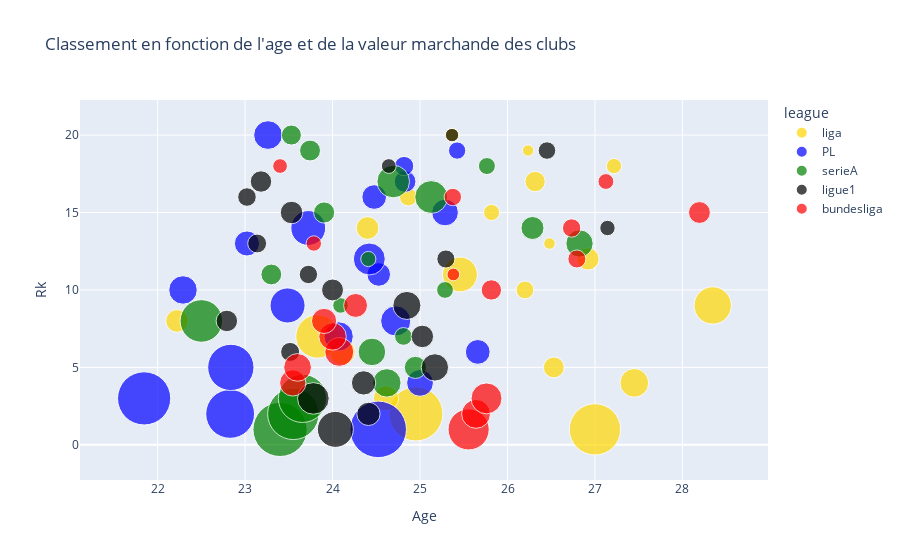

This figure's notebook cell:
### Code cell
import numpy as np
import pandas as pd
import plotly.express as px 

pd.options.plotting.backend = "plotly"

leagues = pd.read_csv("data/concat_leagues/leagues.csv")


#px.scatter(leagues[leagues["Years"] == "2004-05"], x='Age', y='Rk', 
#           color="league", hover_name="Squad")

league_colors = {'liga':'gold', 'PL':'blue', 'serieA':'green', 'ligue1':'black', 'bundesliga':'red'}

px.scatter(leagues[leagues["Years"] == "2004-05"], x='Age', y='Rk', 
           color="league", hover_name="Squad", color_discrete_map=league_colors, title="Classement en fonction de l'age et de la valeur marchande des clubs ",
           size = 'Market Value', size_max=40)

### Figure 1 — Plotly figure (JSON) as saved in the notebook; plotly's stock layout.template omitted (floating-point values rounded to 4 significant figures)
{"data": [{"hovertemplate": "<b>%{hovertext}</b><br><br>league=liga<br>Age=%{x}<br>Rk=%{y}<br>Market Value=%{marker.size}<extra></extra>", "hovertext": ["FC Barcelona", "Real Madrid", "Villarreal CF", "Real Betis Balompié", "RCD Espanyol Barcelona", "Sevilla FC", "Valencia CF", "Athletic Bilbao", "Deportivo de La Coruña", "Málaga CF", "Atlético de Madrid", "Real Zaragoza", "Getafe CF", "Real Sociedad", "CA Osasuna", "Racing Santander", "RCD Mallorca", "Levante UD", "CD Numancia", "Albacete Balompié"], "legendgroup": "liga", "marker": {"color": "gold", "size": [273.0, 303.7, 66.25, 85.15, 45.15, 70.55, 195.9, 53.05, 144.4, 32.85, 125.7, 51.13, 13.85, 53.55, 26.65, 32.9, 42.65, 24.25, 13.4, 20.25], "sizemode": "area", "sizeref": 0.2072, "symbol": "circle"}, "mode": "markers", "name": "liga", "orientation": "v", "showlegend": true, "type": "scatter", "x": [27, 24.95, 24.61, 27.45, 26.53, 24.11, 23.83, 22.22, 28.35, 26.2, 25.46, 26.92, 26.48, 24.4, 25.82, 24.87, 26.32, 27.22, 26.24, 25.37], "xaxis": "x", "y": [1, 2, 3, 4, 5, 6, 7, 8, 9, 10, 11, 12, 13, 14, 15, 16, 17, 18, 19, 20], "yaxis": "y"}, {"hovertemplate": "<b>%{hovertext}</b><br><br>league=PL<br>Age=%{x}<br>Rk=%{y}<br>Market Value=%{marker.size}<extra></extra>", "hovertext": ["Chelsea FC FC", "Arsenal FC", "Manchester United", "Everton FC", "Liverpool FC", "Bolton Wanderers", "Middlesbrough", "Manchester City", "Tottenham Hotspur", "Aston Villa", "Charlton Athletic", "Birmingham City", "Fulham FC", "Newcastle United", "Blackburn Rovers", "Portsmouth FC", "West Bromwich Albion", "Crystal Palace", "Norwich City", "Southampton FC"], "legendgroup": "PL", "marker": {"color": "blue", "size": [331.5, 247, 293.2, 74.28, 222.1, 63.58, 88.83, 94.3, 127.2, 84.18, 57.8, 106.0, 65.23, 125.8, 73.88, 63, 48.65, 38.53, 30.95, 85.48], "sizemode": "area", "sizeref": 0.2072, "symbol": "circle"}, "mode": "markers", "name": "PL", "orientation": "v", "showlegend": true, "type": "scatter", "x": [24.52, 22.83, 21.85, 25, 22.84, 25.66, 24.07, 24.72, 23.49, 22.29, 24.53, 24.42, 23.02, 23.72, 25.29, 24.48, 24.83, 24.82, 25.42, 23.26], "xaxis": "x", "y": [1, 2, 3, 4, 5, 6, 7, 8, 9, 10, 11, 12, 13, 14, 15, 16, 17, 18, 19, 20], "yaxis": "y"}, {"hovertemplate": "<b>%{hovertext}</b><br><br>league=serieA<br>Age=%{x}<br>Rk=%{y}<br>Market Value=%{marker.size}<extra></extra>", "hovertext": ["Juventus FC", "AC Milan", "Inter Milan", "Udinese Calcio", "UC Sampdoria", "US Palermo", "FC Messina Peloro", "AS Roma", "AS Livorno", "Reggina Calcio", "US Lecce", "Cagliari Calcio", "SS Lazio", "AC Siena", "Chievo Verona", "ACF Fiorentina", "Parma FC", "Bologna FC 1909", "Brescia Calcio", "Atalanta BC"], "legendgroup": "serieA", "marker": {"color": "green", "size": [304.9, 273.7, 240.6, 83.95, 51, 78.75, 32.65, 187.6, 25, 29.3, 44.9, 23.9, 77.05, 54.9, 46.28, 111.8, 110.0, 29.94, 45.25, 41.7], "sizemode": "area", "sizeref": 0.2072, "symbol": "circle"}, "mode": "markers", "name": "serieA", "orientation": "v", "showlegend": true, "type": "scatter", "x": [23.4, 23.55, 23.66, 24.62, 24.95, 24.45, 24.81, 22.5, 24.09, 25.29, 23.3, 24.41, 26.82, 26.29, 23.9, 25.13, 24.69, 25.76, 23.74, 23.53], "xaxis": "x", "y": [1, 2, 3, 4, 5, 6, 7, 8, 9, 10, 11, 12, 13, 14, 15, 16, 17, 18, 19, 20], "yaxis": "y"}, {"hovertemplate": "<b>%{hovertext}</b><br><br>league=ligue1<br>Age=%{x}<br>Rk=%{y}<br>Market Value=%{marker.size}<extra></extra>", "hovertext": ["Olympique Lyon", "LOSC Lille", "AS Monaco", "Stade Rennais", "Olympique Marseille", "Saint-Etienne", "RC Lens", "Auxerre", "Paris Saint-Germain", "FC Sochaux-Montbéliard", "RC Strasbourg Alsace", "OGC Nice", "Toulouse", "Ajaccio", "FC Girondins Bordeaux", "FC Metz", "FC Nantes", "SM Caen", "SC Bastia", "FC Istres Ouest Provence"], "legendgroup": "ligue1", "marker": {"color": "black", "size": [133.9, 56.25, 103.8, 61.3, 77.7, 37.5, 52.5, 47.85, 81.75, 49.65, 35.1, 34.1, 37.1, 24.55, 52.6, 35.7, 47.55, 22.7, 31.85, 18.5], "sizemode": "area", "sizeref": 0.2072, "symbol": "circle"}, "mode": "markers", "name": "ligue1", "orientation": "v", "showlegend": true, "type": "scatter", "x": [24.03, 24.41, 23.78, 24.35, 25.17, 23.52, 25.03, 22.79, 24.85, 24, 23.72, 25.3, 23.14, 27.14, 23.53, 23.02, 23.18, 24.64, 26.45, 25.37], "xaxis": "x", "y": [1, 2, 3, 4, 5, 6, 7, 8, 9, 10, 11, 12, 13, 14, 15, 16, 17, 18, 19, 20], "yaxis": "y"}, {"hovertemplate": "<b>%{hovertext}</b><br><br>league=bundesliga<br>Age=%{x}<br>Rk=%{y}<br>Market Value=%{marker.size}<extra></extra>", "hovertext": ["Bayern Munich", "Schalke 04", "SV Werder Bremen", "Hertha BSC", "VfB Stuttgart", "Bayer 04 Leverkusen", "Borussia Dortmund", "Hamburger SV", "VfL Wolfsburg", "Hannover 96", "FSV Mainz 05", "Kaiserslautern", "Arminia Bielefeld", "Nuremberg", "Borussia Mönchengladbach", "VfL Bochum", "Hansa Rostock", "SC Freiburg"], "legendgroup": "bundesliga", "marker": {"color": "red", "size": [175.3, 86.33, 99.23, 71.78, 79.5, 86.93, 78.33, 65.6, 59.3, 42.98, 16.73, 33.75, 24.65, 34.9, 49.43, 31.4, 25.9, 22.43], "sizemode": "area", "sizeref": 0.2072, "symbol": "circle"}, "mode": "markers", "name": "bundesliga", "orientation": "v", "showlegend": true, "type": "scatter", "x": [25.56, 25.64, 25.76, 23.55, 23.6, 24.08, 24, 23.9, 24.26, 25.82, 25.38, 26.79, 23.79, 26.73, 28.19, 25.38, 27.12, 23.4], "xaxis": "x", "y": [1, 2, 3, 4, 5, 6, 7, 8, 9, 10, 11, 12, 13, 14, 15, 16, 17, 18], "yaxis": "y"}], "layout": {"legend": {"itemsizing": "constant", "title": {"text": "league"}, "tracegroupgap": 0}, "title": {"text": "Classement en fonction de l'age et de la valeur marchande des clubs "}, "xaxis": {"anchor": "y", "domain": [0, 1], "title": {"text": "Age"}}, "yaxis": {"anchor": "x", "domain": [0, 1], "title": {"text": "Rk"}}}}
